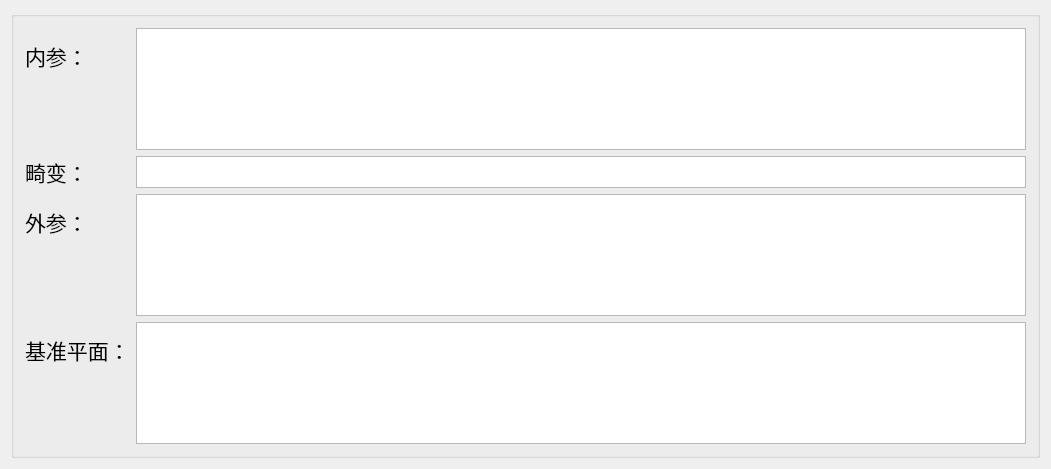
<?xml version="1.0" encoding="UTF-8"?>
<ui version="4.0">
 <class>CalibrationParamGui</class>
 <widget class="QDialog" name="CalibrationParamGui">
  <property name="geometry">
   <rect>
    <x>0</x>
    <y>0</y>
    <width>1051</width>
    <height>469</height>
   </rect>
  </property>
  <property name="font">
   <font>
    <family>微软雅黑</family>
    <pointsize>16</pointsize>
   </font>
  </property>
  <property name="windowTitle">
   <string>查询标定参数</string>
  </property>
  <layout class="QVBoxLayout" name="verticalLayout_2">
   <item>
    <widget class="QGroupBox" name="groupBox">
     <property name="title">
      <string/>
     </property>
     <layout class="QVBoxLayout" name="verticalLayout">
      <item>
       <layout class="QFormLayout" name="formLayout">
        <item row="0" column="0">
         <widget class="QLabel" name="label_intrinsic">
          <property name="text">
           <string>内参：</string>
          </property>
         </widget>
        </item>
        <item row="1" column="0">
         <widget class="QLabel" name="label_distortion">
          <property name="text">
           <string>畸变：</string>
          </property>
         </widget>
        </item>
        <item row="2" column="0">
         <widget class="QLabel" name="label_extrinsic">
          <property name="text">
           <string>外参：</string>
          </property>
         </widget>
        </item>
        <item row="3" column="0">
         <widget class="QLabel" name="label_standard_plane">
          <property name="text">
           <string>基准平面：</string>
          </property>
         </widget>
        </item>
        <item row="0" column="1">
         <widget class="QTextEdit" name="textEdit_intrinsic">
          <property name="readOnly">
           <bool>true</bool>
          </property>
         </widget>
        </item>
        <item row="1" column="1">
         <widget class="QTextEdit" name="textEdit_distortion">
          <property name="sizePolicy">
           <sizepolicy hsizetype="Expanding" vsizetype="Fixed">
            <horstretch>0</horstretch>
            <verstretch>0</verstretch>
           </sizepolicy>
          </property>
          <property name="maximumSize">
           <size>
            <width>16777215</width>
            <height>32</height>
           </size>
          </property>
          <property name="verticalScrollBarPolicy">
           <enum>Qt::ScrollBarAlwaysOff</enum>
          </property>
          <property name="readOnly">
           <bool>true</bool>
          </property>
         </widget>
        </item>
        <item row="2" column="1">
         <widget class="QTextEdit" name="textEdit_extrinsic">
          <property name="readOnly">
           <bool>true</bool>
          </property>
         </widget>
        </item>
        <item row="3" column="1">
         <widget class="QTextEdit" name="textEdit_standard_plane">
          <property name="readOnly">
           <bool>true</bool>
          </property>
         </widget>
        </item>
       </layout>
      </item>
     </layout>
    </widget>
   </item>
  </layout>
 </widget>
 <layoutdefault spacing="6" margin="11"/>
 <resources/>
 <connections/>
</ui>
